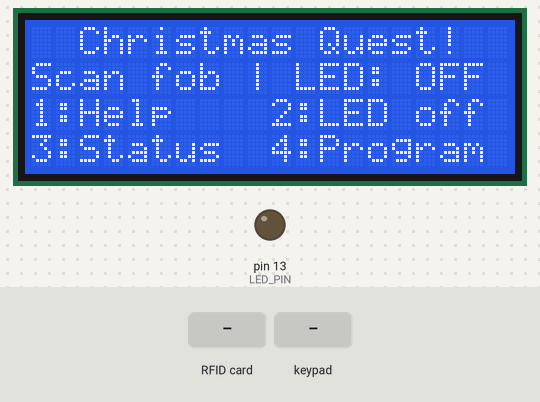
Simulated run of this sketch. Board: Arduino Mega 2560, built with avr-gcc and run on an emulated ATmega2560. On the bench: 20×4 character LCD, output pins drawn as LEDs (lit = HIGH). Inputs (shaded band) come from the test bench. EEPROM starts erased; pins used as bus, display or sensor lines are not drawn; what the sketch prints to the serial monitor is not drawn.

Above: at 1.4 s.
1.5 s: RFID card DE AD BE EF held to the reader
At 2.1 s:
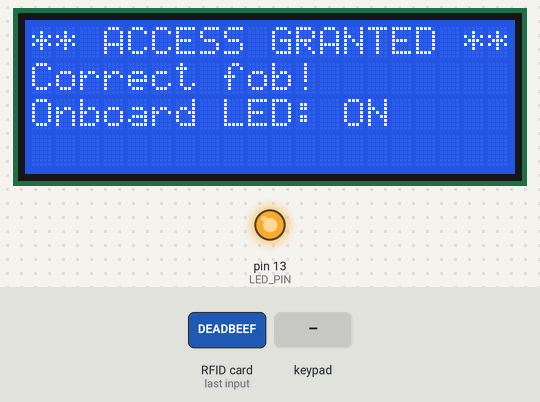
4.5 s: keypad keys 2 3 4 5 pressed 0.4 s apart
At 6.5 s:
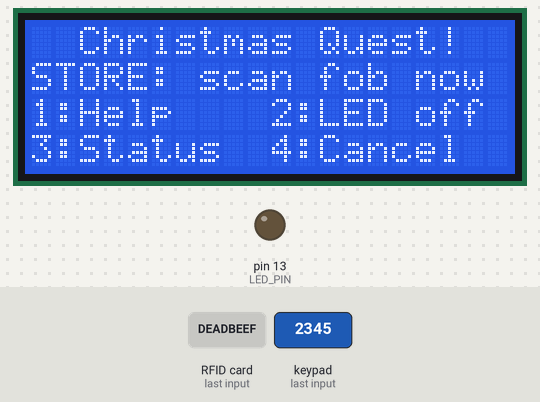
7.6 s: RFID card 5E 7A 19 C4 held to the reader
At 8.9 s:
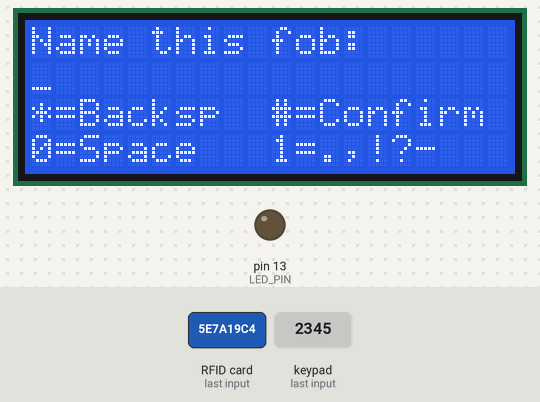
9.2 s: key '#' pressed
At 9.7 s:
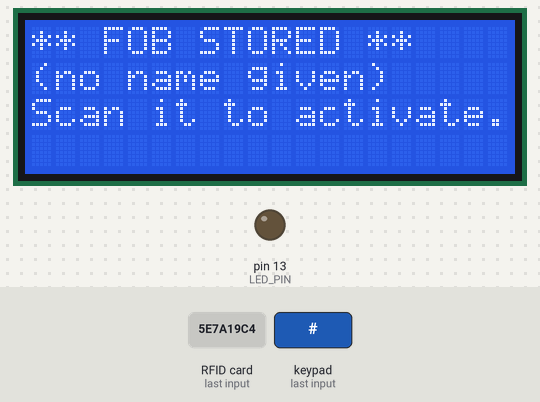
12.2 s: key '1' pressed
At 13.4 s:
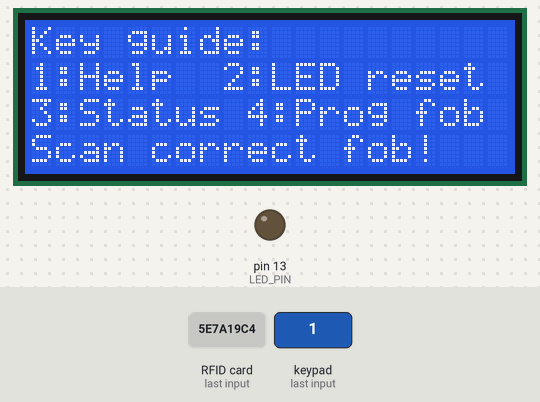
15.2 s: RFID card DE AD BE EF held to the reader
At 16.5 s:
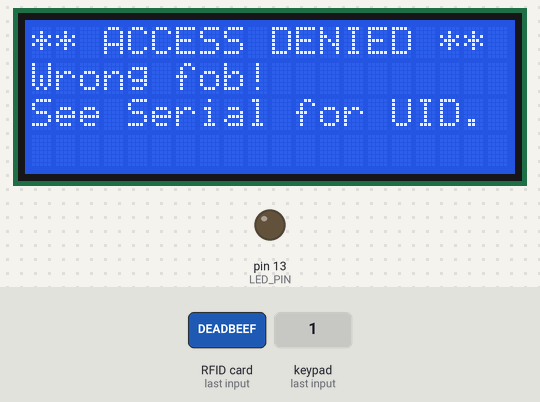
Timing chart, 0 to 18.2 s (numbered marks = the images above; inputs shaded):
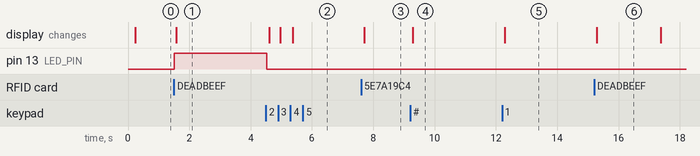

The sketch:

ChristmasQuest.ino
```cpp
/**
 * ChristmasQuest
 *
 * An RFID-based game for Arduino Mega 2560 R3.
 * Present the correct RFID fob to the RC522 reader to activate the onboard LED.
 * A 2004A LCD (via I2C) displays status messages and a 12-button keypad allows control.
 *
 * Hardware:
 *   - Arduino Mega 2560 R3
 *   - MFRC522 RFID reader
 *   - 2004A LCD display via I2C (address 0x27)
 *   - 12-button keypad (3×4 matrix, 7-pin)
 *
 * Libraries required:
 *   - MFRC522 by Miguel Balboa (miguelbalboa)
 *   - LiquidCrystal_I2C by Frank de Brabander
 *   - Keypad by Mark Stanley, Alexander Brevig
 *
 * See README.md for wiring details.
 */

#include <SPI.h>
#include <MFRC522.h>
#include <Wire.h>
#include <LiquidCrystal_I2C.h>
#include <EEPROM.h>
#include <Keypad.h>

// ── Pin Definitions ──────────────────────────────────────────────────────────

// RFID-RC522 (SPI – Arduino Mega hardware SPI pins: MOSI=51, MISO=50, SCK=52)
#define RST_PIN   9   // Configurable reset pin
#define SS_PIN    53  // Slave-select (SS/SDA on RC522), Mega hardware SS

// Onboard LED
#define LED_PIN   13

// ── Keypad (3×4 matrix, 7-pin) ───────────────────────────────────────────────
//
// Standard layout:
//   1  2  3
//   4  5  6
//   7  8  9
//   *  0  #
//
// Wiring (left-to-right pinout: R1 R2 R3 R4 C1 C2 C3):
//   R1 → D2,  R2 → D3,  R3 → D4,  R4 → D5
//   C1 → D6,  C2 → D7,  C3 → D8

static const byte KP_ROWS = 4;
static const byte KP_COLS = 3;

static char keys[KP_ROWS][KP_COLS] = {
  { '1', '2', '3' },
  { '4', '5', '6' },
  { '7', '8', '9' },
  { '*', '0', '#' }
};

static byte rowPins[KP_ROWS] = { 2, 3, 4, 5 };   // R1 R2 R3 R4
static byte colPins[KP_COLS] = { 6, 7, 8 };       // C1 C2 C3

Keypad keypad = Keypad(makeKeymap(keys), rowPins, colPins, KP_ROWS, KP_COLS);

// LED auto-reset timeout: the LED turns off automatically after this many ms.
// The timer resets each time the LED is re-activated within the window.
#define LED_AUTO_RESET_MS 5000UL

// ── Object Instances ─────────────────────────────────────────────────────────

// LCD: 20 columns × 4 rows at I2C address 0x27
// If your display uses address 0x3F, change the first argument below.
LiquidCrystal_I2C lcd(0x27, 20, 4);

// RFID reader
MFRC522 mfrc522(SS_PIN, RST_PIN);

// ── Correct Fob UID ──────────────────────────────────────────────────────────
//
// This is the fallback UID used when no fob has been stored in EEPROM yet.
// To set the correct fob at runtime, press Key 4 on the keypad and scan a fob.
// The new UID is saved to EEPROM and survives power cycles.
//
byte correctUID[]   = { 0xDE, 0xAD, 0xBE, 0xEF };
byte correctUIDSize = 4;

// ── EEPROM Layout ─────────────────────────────────────────────────────────────
//
// Address 0     : sentinel byte (EEPROM_SENTINEL = 0xC5 means "valid UID stored")
// Address 1     : UID size in bytes (typically 4 or 7)
// Address 2–11  : UID bytes (max 10)
// Address 12    : fob name length (0 = no name stored)
// Address 13–28 : fob name characters (max 16)
//
#define EEPROM_SENTINEL       0xC5
#define EEPROM_ADDR_SENTINEL  0
#define EEPROM_ADDR_SIZE      1
#define EEPROM_ADDR_UID       2
#define EEPROM_MAX_UID_SIZE   10  // MFRC522 UIDs are at most 10 bytes
#define FOB_NAME_MAX_LEN      16
#define EEPROM_ADDR_NAME_LEN  12
#define EEPROM_ADDR_NAME      13

// ── State ────────────────────────────────────────────────────────────────────

bool ledActive = false;
bool storeMode = false;   // when true, the next scanned fob is saved as correct

// Timestamp (millis()) of the last LED activation; used for the auto-reset timer.
unsigned long ledActivatedAt = 0;

// Non-blocking display timeout.
// Use start-time + duration (subtraction-based) to be safe at millis() rollover.
unsigned long showHomeScheduledAt = 0;
unsigned long showHomeDuration    = 0;

// Name associated with the stored fob (loaded from EEPROM alongside the UID).
char    fobNameBuf[FOB_NAME_MAX_LEN + 1] = {'\0'};
uint8_t fobNameLen = 0;

// ── Nokia multi-tap name entry ────────────────────────────────────────────────
//
// After scanning a fob in store mode the sketch enters nameEntryMode.
// The user types a name using Nokia-style multi-tap then presses # to save.
//
//  Key  Characters cycled
//  0    (space) 0
//  1    . , ! ? - 1
//  2    A B C 2
//  3    D E F 3
//  4    G H I 4
//  5    J K L 5
//  6    M N O 6
//  7    P Q R S 7
//  8    T U V 8
//  9    W X Y Z 9
//  *    Backspace (or cancel when name is empty)
//  #    Confirm and save

bool nameEntryMode = false;

char    mtKey    = '\0'; // key currently being multi-tapped ('\0' = none)
uint8_t mtCount  = 0;    // press index within the key's character set
unsigned long mtLastMs = 0;

#define MT_COMMIT_MS 800UL  // auto-commit current char after this many ms

static const char* const MT_TABLE[] = {
  " 0",     // '0': space, 0
  ".,!?-1", // '1': punctuation
  "ABC2",   // '2'
  "DEF3",   // '3'
  "GHI4",   // '4'
  "JKL5",   // '5'
  "MNO6",   // '6'
  "PQRS7",  // '7'
  "TUV8",   // '8'
  "WXYZ9",  // '9'
};

// ── Helper: display the idle / home screen ───────────────────────────────────

void showHome() {
  showHomeDuration = 0;   // cancel any pending auto-return
  lcd.clear();
  lcd.setCursor(0, 0);
  lcd.print("  Christmas Quest!  ");
  lcd.setCursor(0, 1);
  if (storeMode) {
    lcd.print("STORE: scan fob now ");
  } else {
    // Combine scan prompt and LED state on one line
    lcd.print(ledActive ? "Scan fob | LED: ON  " : "Scan fob | LED: OFF ");
  }
  // Rows 2-3: always show the key guide so users know what each key does.
  // Row 3 changes label for key 4 when store mode is active.
  lcd.setCursor(0, 2);
  lcd.print("1:Help    2:LED off ");
  lcd.setCursor(0, 3);
  lcd.print(storeMode ? "3:Status  4:Cancel  " : "3:Status  4:Program ");
}

// Schedule an automatic return to the home screen after durationMs.
// Uses subtraction-based comparison so it is safe at millis() rollover.
void scheduleHome(unsigned long durationMs) {
  showHomeScheduledAt = millis();
  showHomeDuration    = durationMs;
}

// ── EEPROM helpers ────────────────────────────────────────────────────────────

// Save the current correctUID / correctUIDSize and fob name to EEPROM.
void saveUIDToEEPROM() {
  EEPROM.update(EEPROM_ADDR_SENTINEL, EEPROM_SENTINEL);
  EEPROM.update(EEPROM_ADDR_SIZE, correctUIDSize);
  for (byte i = 0; i < correctUIDSize; i++) {
    EEPROM.update(EEPROM_ADDR_UID + i, correctUID[i]);
  }
  // Save name length then name bytes
  EEPROM.update(EEPROM_ADDR_NAME_LEN, fobNameLen);
  for (byte i = 0; i < fobNameLen; i++) {
    EEPROM.update(EEPROM_ADDR_NAME + i, (byte)fobNameBuf[i]);
  }
}

// Load a UID and fob name from EEPROM into correctUID / correctUIDSize / fobNameBuf.
// Returns true if a valid UID was found, false otherwise.
bool loadUIDFromEEPROM() {
  if (EEPROM.read(EEPROM_ADDR_SENTINEL) != EEPROM_SENTINEL) return false;
  byte size = EEPROM.read(EEPROM_ADDR_SIZE);
  if (size == 0 || size > EEPROM_MAX_UID_SIZE) return false;
  correctUIDSize = size;
  for (byte i = 0; i < correctUIDSize; i++) {
    correctUID[i] = EEPROM.read(EEPROM_ADDR_UID + i);
  }
  // Load fob name (may be absent on old EEPROM images – treat as empty)
  byte nameLen = EEPROM.read(EEPROM_ADDR_NAME_LEN);
  if (nameLen > 0 && nameLen <= FOB_NAME_MAX_LEN) {
    fobNameLen = nameLen;
    for (byte i = 0; i < fobNameLen; i++) {
      fobNameBuf[i] = (char)EEPROM.read(EEPROM_ADDR_NAME + i);
    }
    fobNameBuf[fobNameLen] = '\0';
  } else {
    fobNameLen = 0;
    fobNameBuf[0] = '\0';
  }
  return true;
}

// ── Helper: print a UID to Serial ────────────────────────────────────────────

void printUID(byte *uid, byte uidSize) {
  for (byte i = 0; i < uidSize; i++) {
    if (i > 0) Serial.print(" ");
    if (uid[i] < 0x10) Serial.print("0");
    Serial.print(uid[i], HEX);
  }
  Serial.println();
}

// ── Helper: check if the scanned UID matches the correct one ─────────────────

bool isCorrectFob() {
  if (mfrc522.uid.size != correctUIDSize) return false;
  for (byte i = 0; i < correctUIDSize; i++) {
    if (mfrc522.uid.uidByte[i] != correctUID[i]) return false;
  }
  return true;
}

// ── Helper: read a keypad key and map it to an action index ──────────────────
//
// Returns the action index (0–3) for keys '1'–'4', or -1 for any other key.
// Debouncing is handled internally by the Keypad library.

int8_t readButtonPress() {
  char key = keypad.getKey();
  switch (key) {
    case '1': return 0;   // Show instructions
    case '2': return 1;   // Reset LED
    case '3': return 2;   // Show LED status
    case '4': return 3;   // Store fob (enter/cancel store mode)
    default:  return -1;
  }
}

// ── RFID Responses ───────────────────────────────────────────────────────────

void handleCorrectFob() {
  ledActive = true;
  ledActivatedAt = millis();   // (re-)start the 5-second auto-reset timer
  digitalWrite(LED_PIN, HIGH);

  Serial.println(F("Correct fob! LED activated."));

  lcd.clear();
  lcd.setCursor(0, 0);
  lcd.print("** ACCESS GRANTED **");
  lcd.setCursor(0, 1);
  if (fobNameLen > 0) {
    // Build "Welcome, NAME!" padded to 20 chars.
    // Truncate name at 10 chars: "Welcome, " (9) + name (10) + "!" (1) = 20.
    char welcome[21];
    snprintf(welcome, sizeof(welcome), "Welcome, %-10.10s!", fobNameBuf);
    lcd.print(welcome);
  } else {
    lcd.print("Correct fob!        ");
  }
  lcd.setCursor(0, 2);
  lcd.print("Onboard LED: ON     ");
  scheduleHome(3000);
}

void handleWrongFob() {
  Serial.print(F("Wrong fob! UID: "));
  printUID(mfrc522.uid.uidByte, mfrc522.uid.size);

  lcd.clear();
  lcd.setCursor(0, 0);
  lcd.print("** ACCESS DENIED ** ");
  lcd.setCursor(0, 1);
  lcd.print("Wrong fob!          ");
  lcd.setCursor(0, 2);
  lcd.print("See Serial for UID. ");
  scheduleHome(2000);
}

// Called when storeMode is active and a fob is scanned.
// Copies the UID then enters name-entry mode so the user can label the fob.
void handleStoreFob() {
  byte size = mfrc522.uid.size;
  if (size == 0 || size > EEPROM_MAX_UID_SIZE) {
    Serial.println(F("Store failed: invalid UID size."));
    lcd.clear();
    lcd.setCursor(0, 0);
    lcd.print("Store FAILED:       ");
    lcd.setCursor(0, 1);
    lcd.print("Invalid UID size.   ");
    storeMode = false;
    scheduleHome(2000);
    return;
  }

  // Store UID (will be written to EEPROM once the name is confirmed)
  correctUIDSize = size;
  for (byte i = 0; i < size; i++) {
    correctUID[i] = mfrc522.uid.uidByte[i];
  }
  storeMode = false;

  // Reset name buffer and enter Nokia multi-tap name entry
  fobNameLen   = 0;
  fobNameBuf[0] = '\0';
  mtKey    = '\0';
  mtCount  = 0;
  mtLastMs = 0;
  nameEntryMode = true;

  Serial.println(F("Fob scanned. Enter name then press #."));
  showNameEntry();
}

// ── Button Handlers ───────────────────────────────────────────────────────────

void handleButtonInstructions() {
  lcd.clear();
  lcd.setCursor(0, 0);
  lcd.print("Key guide:          ");
  lcd.setCursor(0, 1);
  lcd.print("1:Help  2:LED reset ");
  lcd.setCursor(0, 2);
  lcd.print("3:Status 4:Prog fob ");
  lcd.setCursor(0, 3);
  lcd.print("Scan correct fob!   ");
  scheduleHome(4000);
}

void handleButtonReset() {
  ledActive = false;
  ledActivatedAt = 0;   // clear the auto-reset timer
  digitalWrite(LED_PIN, LOW);
  Serial.println(F("LED reset."));
  showHome();
}

void handleButtonStatus() {
  lcd.clear();
  lcd.setCursor(0, 0);
  lcd.print("Current Status:     ");
  lcd.setCursor(0, 1);
  lcd.print(ledActive ? "LED: ON - Activated!" : "LED: OFF - Inactive ");
  lcd.setCursor(0, 3);
  lcd.print("RFID reader: ready  ");
  scheduleHome(2500);
}

void handleButtonStoreFob() {
  if (storeMode) {
    // Second press cancels store mode
    storeMode = false;
    Serial.println(F("Store mode cancelled."));
    showHome();
    return;
  }
  storeMode = true;
  Serial.println(F("Store mode: scan the fob you want to register."));
  showHome();
}

// ── Nokia multi-tap name entry ────────────────────────────────────────────────

// Render the name-entry screen.
void showNameEntry() {
  lcd.clear();
  lcd.setCursor(0, 0);
  lcd.print("Name this fob:      ");

  // Row 1: confirmed chars + current cycling char + underscore cursor
  lcd.setCursor(0, 1);
  char row[21];
  memset(row, ' ', 20);
  row[20] = '\0';
  uint8_t pos = 0;
  for (; pos < fobNameLen && pos < 20; pos++) {
    row[pos] = fobNameBuf[pos];
  }
  if (mtKey != '\0' && mtKey >= '0' && mtKey <= '9' && pos < 20) {
    uint8_t idx = (uint8_t)(mtKey - '0');
    const char* set = MT_TABLE[idx];
    row[pos++] = set[mtCount % strlen(set)];
  }
  if (pos < 20) {
    row[pos] = '_';   // cursor
  }
  lcd.print(row);

  lcd.setCursor(0, 2);
  lcd.print("*=Backsp  #=Confirm ");
  lcd.setCursor(0, 3);
  lcd.print("0=Space   1=.,!?-   ");
}

// Return the character currently selected by the multi-tap state.
char getMultitapChar() {
  if (mtKey == '\0' || mtKey < '0' || mtKey > '9') return '\0';
  uint8_t idx = (uint8_t)(mtKey - '0');
  if (idx >= 10) return '\0';
  const char* set = MT_TABLE[idx];
  return set[mtCount % strlen(set)];
}

// Commit the current cycling character to the confirmed name buffer.
void commitMultitapChar() {
  if (mtKey == '\0') return;
  if (fobNameLen < FOB_NAME_MAX_LEN) {
    fobNameBuf[fobNameLen++] = getMultitapChar();
    fobNameBuf[fobNameLen]   = '\0';
  }
  mtKey    = '\0';
  mtCount  = 0;
  mtLastMs = 0;
}

// Handle a single keypad press while in name-entry mode.
void processNameEntryKey(char key) {
  if (key == '#') {
    // Confirm: commit any pending char then save
    commitMultitapChar();
    saveUIDToEEPROM();
    nameEntryMode = false;
    Serial.print(F("Fob stored! Name: "));
    Serial.println(fobNameBuf[0] ? fobNameBuf : "(none)");
    Serial.print(F("UID: "));
    printUID(correctUID, correctUIDSize);
    lcd.clear();
    lcd.setCursor(0, 0);
    lcd.print("** FOB STORED **    ");
    lcd.setCursor(0, 1);
    if (fobNameLen > 0) {
      char line[21];
      // Truncate name at 14 chars: "Name: " (6) + name (14) = 20.
      snprintf(line, sizeof(line), "Name: %-14.14s", fobNameBuf);
      lcd.print(line);
    } else {
      lcd.print("(no name given)     ");
    }
    lcd.setCursor(0, 2);
    lcd.print("Scan it to activate.");
    scheduleHome(3000);

  } else if (key == '*') {
    if (mtKey != '\0') {
      // Discard the current cycling character
      mtKey    = '\0';
      mtCount  = 0;
      mtLastMs = 0;
      showNameEntry();
    } else if (fobNameLen > 0) {
      // Delete the last confirmed character
      fobNameBuf[--fobNameLen] = '\0';
      showNameEntry();
    } else {
      // Name is empty — treat as cancel
      nameEntryMode = false;
      Serial.println(F("Name entry cancelled."));
      showHome();
    }

  } else if (key >= '0' && key <= '9') {
    if (fobNameLen >= FOB_NAME_MAX_LEN && mtKey == '\0') {
      // Name is at maximum length — show brief feedback on row 2
      lcd.setCursor(0, 2);
      lcd.print("Name full! Use *    ");
      return;
    }
    if (key == mtKey) {
      // Same key: advance to next character in the set
      mtCount++;
      mtLastMs = millis();
    } else {
      // Different key: commit previous char (if any) then start new
      commitMultitapChar();
      if (fobNameLen < FOB_NAME_MAX_LEN) {
        mtKey    = key;
        mtCount  = 0;
        mtLastMs = millis();
      } else {
        // Committing the previous char filled the buffer — notify user
        lcd.setCursor(0, 2);
        lcd.print("Name full! Use *    ");
        return;
      }
    }
    showNameEntry();
  }
}

// Called from loop() when nameEntryMode is active.
void handleNameEntry() {
  // Auto-commit on timeout
  if (mtKey != '\0' && (millis() - mtLastMs) >= MT_COMMIT_MS) {
    commitMultitapChar();
    showNameEntry();
  }
  char key = keypad.getKey();
  if (key != NO_KEY) {
    processNameEntryKey(key);
  }
}

// ── setup() ──────────────────────────────────────────────────────────────────

void setup() {
  Serial.begin(9600);

  // SPI & RFID
  SPI.begin();
  mfrc522.PCD_Init();

  // I2C & LCD
  Wire.begin();
  lcd.init();
  lcd.backlight();

  // Onboard LED
  pinMode(LED_PIN, OUTPUT);
  digitalWrite(LED_PIN, LOW);

  // Keypad pins are configured by the Keypad library automatically.

  Serial.println(F("ChristmasQuest ready."));

  if (loadUIDFromEEPROM()) {
    Serial.print(F("Loaded stored fob UID: "));
    printUID(correctUID, correctUIDSize);
  } else {
    Serial.println(F("No stored fob found. Using default UID."));
    Serial.println(F("Press Key4 and scan a fob to store one."));
  }

  showHome();
}

// ── loop() ───────────────────────────────────────────────────────────────────

void loop() {
  // ── LED auto-reset after LED_AUTO_RESET_MS (non-blocking, any mode) ────────
  if (ledActive && ledActivatedAt != 0 && (millis() - ledActivatedAt) >= LED_AUTO_RESET_MS) {
    ledActive = false;
    ledActivatedAt = 0;
    digitalWrite(LED_PIN, LOW);
    Serial.println(F("LED auto-reset after 5 s."));
    if (!nameEntryMode) showHome();
  }

  // ── Nokia multi-tap name entry ─────────────────────────────────────────────
  if (nameEntryMode) {
    handleNameEntry();
    return;
  }

  // ── Non-blocking display timeout ──────────────────────────────────────────
  if (showHomeDuration != 0 && (millis() - showHomeScheduledAt) >= showHomeDuration) {
    showHome();
  }

  // ── Keypad handling (one key per iteration) ────────────────────────────────
  int8_t btn = readButtonPress();
  if      (btn == 0) handleButtonInstructions();
  else if (btn == 1) handleButtonReset();
  else if (btn == 2) handleButtonStatus();
  else if (btn == 3) handleButtonStoreFob();

  // ── RFID handling ──────────────────────────────────────────────────────────
  // Wait for a new card
  if (!mfrc522.PICC_IsNewCardPresent()) return;
  // Read the card serial number
  if (!mfrc522.PICC_ReadCardSerial())   return;

  if (storeMode) {
    handleStoreFob();
  } else if (isCorrectFob()) {
    handleCorrectFob();
  } else {
    handleWrongFob();
  }

  // Halt the card and stop encryption to allow a new read
  mfrc522.PICC_HaltA();
  mfrc522.PCD_StopCrypto1();
}
```

Measured:
- after the input at 1.5 s, pin 13 (LED_PIN): LOW → HIGH at once; the display: changes after 0.07 s (image 1)
- after the input at 4.5 s, pin 13 (LED_PIN): HIGH → LOW after 0.02 s instead of 2.0 s
- after the input at 7.6 s, the display: changes after 0.10 s (image 3)
- after the input at 9.2 s, the display: changes after 0.09 s (image 4)
- after the input at 12.2 s, the display: changes after 0.09 s (image 5)
- after the input at 15.2 s, the display: changes after 0.08 s (image 6)
- what the display in image 6 shows lasts 2.1 s, from 15.3 s to 17.4 s
